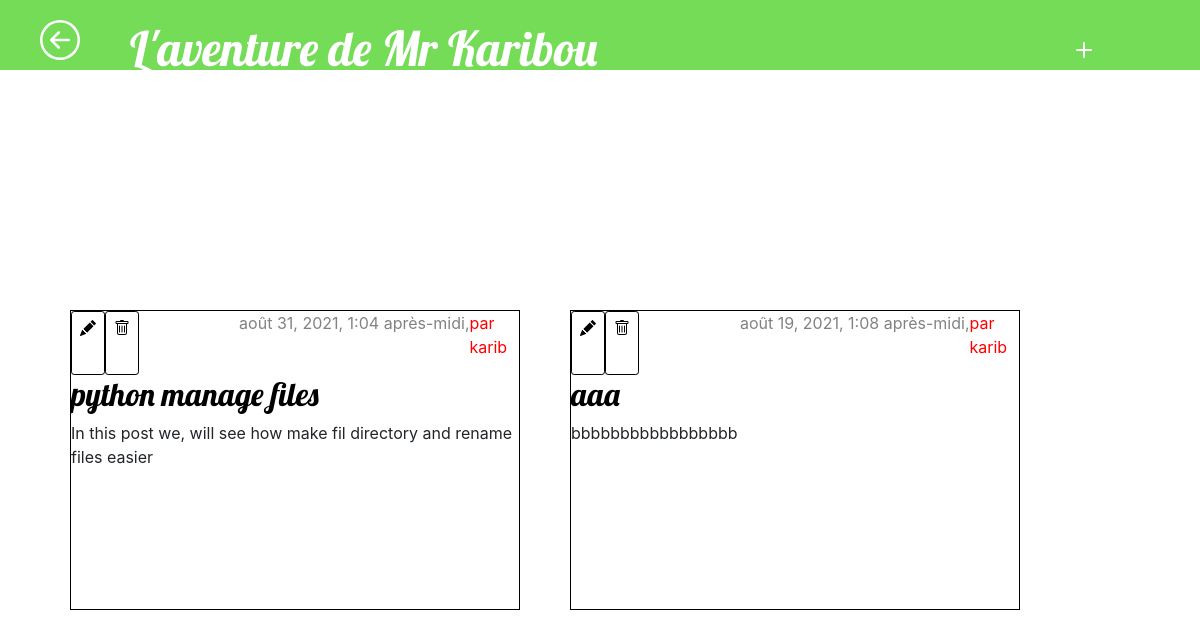
Page /blog/ (signed in) on the committed database.
### blog/models.py (models this page shows, shortened)
class Post(models.Model):
    author = models.ForeignKey(settings.AUTH_USER_MODEL, on_delete=models.CASCADE)
    title = models.CharField(max_length=200)
    summary = models.CharField(max_length=400)
    text = models.TextField()
    created_date = models.DateTimeField(default=timezone.now())
    published_date = models.DateTimeField(blank=True, null=True)

### blog/views.py (the view)
# urls.py: path('', views.post_list, name='post_list'),
def post_list(request):
    posts = Post.objects.all().order_by('-published_date')
    return render(request, 'blog/post_list.html', {'posts': posts})

### blog/templates/blog/post_list.html (shortened to what this page needs)
{% extends 'blog/base.html' %}
{% block content %}
    <article class="post-container">
        {% for post in posts %}
            {% if post.published_date %}
                <div class="post-mini">
                    <div class="container-icons">
                        {% if user.is_authenticated %}
                            <a class="btn btn-default btn-sm" href="{% url 'post_edit' pk=post.pk %}">
                            </a>
                            <a class="btn btn-default btn-sm" href="{% url 'post_remove' pk=post.pk %}">
                            </a>
                        {% endif %}
                        <time class="date">{{ post.published_date }},</time>
                        <p> par {{ post.author }}</p>
                    </div>
                    <h2><a href="{% url 'post_detail' pk=post.pk %}">{{ post.title }}</a></h2>
                    <p>{{ post.summary|linebreaksbr }}</p>
                </div>
            {% endif %}
        {% endfor %}
    </article>
{% endblock %}

### blog/static/css/blog.css (style rules this page uses)
h1, h2, h3, h4 { font-family: "Lobster", cursive; }
.date { width: 100%; color: #828282; text-align: end; }
.post-container { display: flex; width: 1000px; justify-content: space-around; flex-wrap: wrap; margin-top: 200px; }
.post-container a { color: black; }
.post-mini { margin-bottom: 70px; border: solid 1px black; width: 450px; height: 300px; overflow: hidden; }
.btn-default, .btn-default:visited { color: #000000; background: none; border-color: #000000; }
.container-icons { display: flex; color: red; }

### rows in the picture
Post: published_date "août 31, 2021, 1:04 après-midi", author "karib", title "python manage files", summary "In this post we, will see how make fil directory and rename files easier"
Post: published_date "août 19, 2021, 1:08 après-midi", author "karib", title "aaa", summary "bbbbbbbbbbbbbbbbb"
